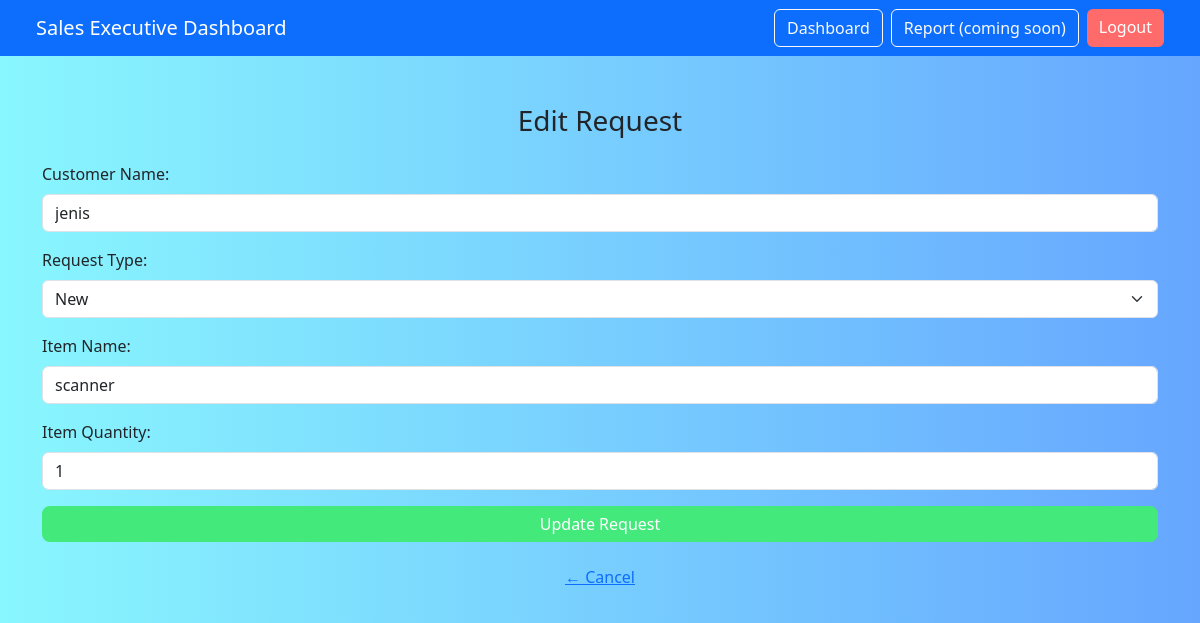
The app's page /edit_request/54 (signed in) with its own data.
### tables this page shows
CREATE TABLE "requests" (
	"id"	INTEGER,
	"item"	TEXT,
	"item_quantity"	INTEGER,
	"comment"	NUMERIC,
	"created_by"	TEXT NOT NULL,
	"assigned_to"	TEXT DEFAULT 'warehouse',
	"status"	TEXT DEFAULT 'Submitted' CHECK("status" IN ('Submitted', 'In Review', 'Fulfilled', 'Declined', 'Forwarded to Production')),
	"created_at"	TEXT DEFAULT CURRENT_TIMESTAMP,
	"updated_at"	TEXT DEFAULT CURRENT_TIMESTAMP,
	"warehouse_comment"	TEXT,
	"tracking_id"	TEXT,
	"courier_name"	TEXT,
	"delivery_date"	TEXT,
	"shipment_status"	TEXT DEFAULT 'Pending',
	"stock_available"	TEXT DEFAULT 'Yes' CHECK("stock_available" IN ('Yes', 'No')),
	"planner_comments"	TEXT,
	"estimated_completion_date"	TEXT,
	"urgency"	TEXT, was_forwarded INTEGER DEFAULT 0, customer_name TEXT, customer_id TEXT, request_type TEXT DEFAULT 'New',
	PRIMARY KEY("id" AUTOINCREMENT)
);

### app.py (the view, shortened to what this page needs)
@app.route('/edit_request/<int:request_id>', methods=['GET', 'POST'])
def edit_request(request_id):
    if session.get('role') != 'sales':
        return redirect(url_for('login'))
    conn = get_db_connection()
    cursor = conn.cursor()
    cursor.execute('SELECT * FROM requests WHERE id=?', (request_id,))
    request_data = cursor.fetchone()
    conn.close()
    return render_template('edit_request.html', request=request_data)

### app.py (called while the page is built)
def get_db_connection():
    conn = sqlite3.connect(DB_PATH, check_same_thread=False)
    conn.row_factory = sqlite3.Row
    return conn

### Templates/edit_request.html (shortened to what this page needs)
<!DOCTYPE html>
<html lang="en">
<head>
    <link href="https://cdn.jsdelivr.net/npm/bootstrap@5.3.3/dist/css/bootstrap.min.css" rel="stylesheet">
    <link rel="stylesheet" href="{{ url_for('static', filename='sales_styles.css') }}">
</head>
<body>
<nav class="navbar navbar-expand-lg navbar-dark bg-primary px-4">
    <div class="container-fluid">
        <span class="navbar-brand">Sales Executive Dashboard</span>
        <div class="d-flex">
            <a href="{{ url_for('sales_dashboard') }}" class="btn btn-outline-light me-2">Dashboard</a>
            <a href="#" class="btn btn-outline-light me-2">Report (coming soon)</a>
            <a href="{{ url_for('logout') }}" class="btn btn-danger">Logout</a>
        </div>
    </div>
</nav>
<div class="container mt-5">
    <div class="request-box mx-auto">
        <h3 class="mb-4 text-center">Edit Request</h3>
        <form method="POST">
            <div class="mb-3">
                <label for="customer_name" class="form-label">Customer Name:</label>
                <input type="text" class="form-control" name="customer_name" value="{{ request.customer_name }}" required>
            </div>
            <div class="mb-3">
                <label for="request_type" class="form-label">Request Type:</label>
                <select class="form-select" name="request_type" required>
                    <option value="New" {% if request.request_type == 'New' %}selected{% endif %}>New</option>
                </select>
            </div>
            <div class="mb-3">
                <label for="item" class="form-label">Item Name:</label>
                <input type="text" class="form-control" name="item" value="{{ request.item }}" required>
            </div>
            <div class="mb-3">
                <label for="item_quantity" class="form-label">Item Quantity:</label>
                <input type="number" class="form-control" name="item_quantity" value="{{ request.item_quantity }}" min="1" required>
            </div>
            <button type="submit" class="btn btn-success w-100">Update Request</button>
            <div class="text-center mt-3">
                <a href="{{ url_for('sales_dashboard') }}" class="btn btn-link">← Cancel</a>
            </div>
        </form>
    </div>
</div>
</body>
</html>

### Static/sales_styles.css (style rules this page uses)
body { margin: 0; padding: 0; background: linear-gradient(to right, #89f7fe, #66a6ff); font-family: 'Segoe UI', Tahoma, Geneva, Verdana, sans-serif; min-height: 100vh; }
.btn-success { background-color: #43e97b; border: none; border-radius: 8px; font-weight: 500; }
.btn-danger { background-color: #ff6b6b; border: none; border-radius: 6px; }

### records on screen
requests: customer_name "jenis", request_type "New", item "scanner", item_quantity "1"
